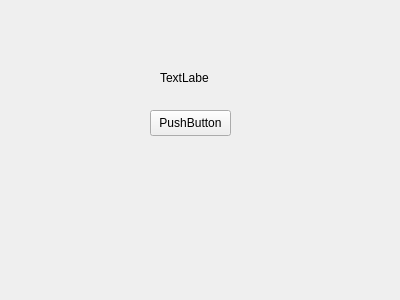
<?xml version="1.0" encoding="UTF-8"?>
<ui version="4.0">
 <class>Frame</class>
 <widget class="QFrame" name="Frame">
  <property name="geometry">
   <rect>
    <x>0</x>
    <y>0</y>
    <width>400</width>
    <height>300</height>
   </rect>
  </property>
  <property name="windowTitle">
   <string>Frame</string>
  </property>
  <widget class="QPushButton" name="pushButton">
   <property name="geometry">
    <rect>
     <x>150</x>
     <y>110</y>
     <width>81</width>
     <height>26</height>
    </rect>
   </property>
   <property name="text">
    <string>PushButton</string>
   </property>
  </widget>
  <widget class="QLabel" name="label">
   <property name="geometry">
    <rect>
     <x>160</x>
     <y>70</y>
     <width>49</width>
     <height>16</height>
    </rect>
   </property>
   <property name="text">
    <string>TextLabel</string>
   </property>
  </widget>
 </widget>
 <resources/>
 <connections/>
</ui>
